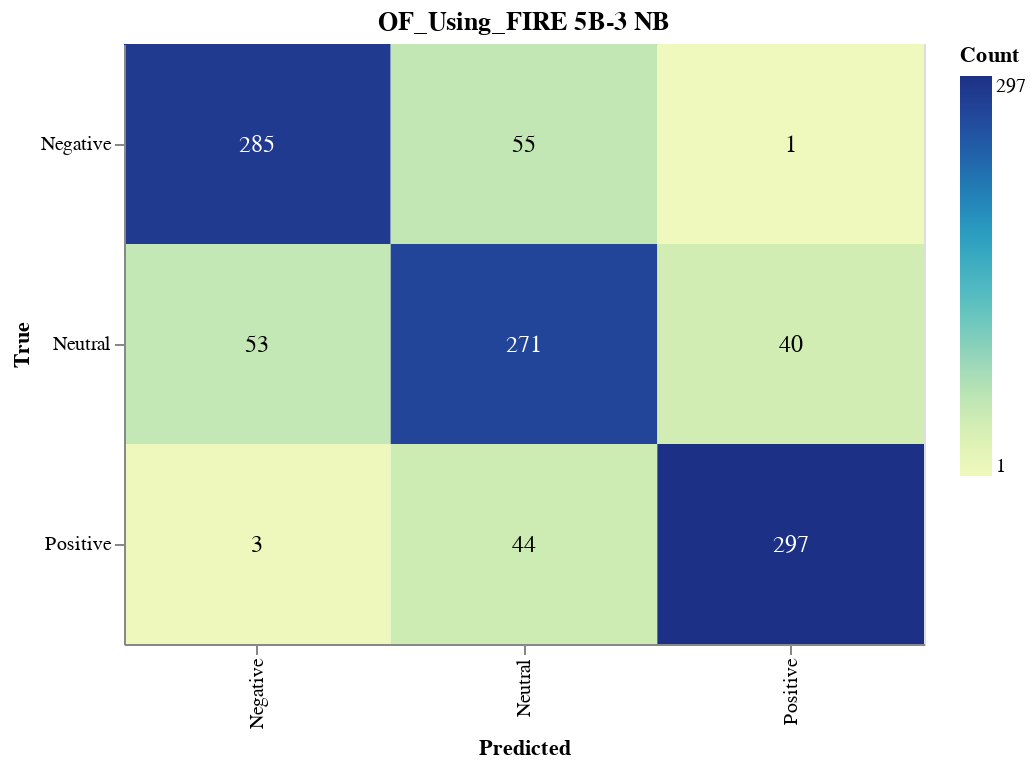

The notebook cell this image was saved under:
### Markdown cell above
#### Save Confusion Matrix

### Code cell
import altair as alt
import pandas as pd
from sklearn.metrics import confusion_matrix

# Calculate the confusion matrix
cm = confusion_matrix(true_labels, nb_validation_predictions)

# Define class names
class_names = ['Negative', 'Neutral', 'Positive']

# Convert confusion matrix to DataFrame
cm_df = pd.DataFrame(cm, index=class_names, columns=class_names).reset_index().melt(id_vars='index')
cm_df.columns = ['True', 'Predicted', 'Count']

# Ensure the order of categories
cm_df['True'] = pd.Categorical(cm_df['True'], categories=class_names, ordered=True)
cm_df['Predicted'] = pd.Categorical(cm_df['Predicted'], categories=class_names, ordered=True)

# Create the Altair plot
heatmap = alt.Chart(cm_df).mark_rect().encode(
    x=alt.X('Predicted:O', sort=class_names),
    y=alt.Y('True:O', sort=class_names),
    color='Count:Q',
    tooltip=['True', 'Predicted', 'Count']
).properties(
    width=400,
    height=300,
    title='OF_Using_FIRE 5B-3 NB'
)

# Add text labels
text = heatmap.mark_text(
    align='center',
    baseline='middle',
    fontSize=12
).encode(
    text='Count:Q',
    color=alt.condition(
        alt.datum.Count > cm.max() / 2,
        alt.value('white'),
        alt.value('black')
    )
)

# Combine heatmap and text
final_chart = heatmap + text

# Display the plot
final_chart.show()

### Figure 1 — Vega-Lite specification as saved in the notebook (floating-point values rounded to 4 significant figures)
{"config": {"view": {"continuousWidth": 300, "continuousHeight": 300}}, "layer": [{"mark": {"type": "rect"}, "encoding": {"color": {"field": "Count", "type": "quantitative"}, "tooltip": [{"field": "True", "type": "ordinal"}, {"field": "Predicted", "type": "ordinal"}, {"field": "Count", "type": "quantitative"}], "x": {"field": "Predicted", "sort": ["Negative", "Neutral", "Positive"], "type": "ordinal"}, "y": {"field": "True", "sort": ["Negative", "Neutral", "Positive"], "type": "ordinal"}}, "title": "OF_Using_FIRE 5B-3 NB"}, {"mark": {"type": "text", "align": "center", "baseline": "middle", "fontSize": 12}, "encoding": {"color": {"condition": {"test": "(datum.Count > 148.5)", "value": "white"}, "value": "black"}, "text": {"field": "Count", "type": "quantitative"}, "tooltip": [{"field": "True", "type": "ordinal"}, {"field": "Predicted", "type": "ordinal"}, {"field": "Count", "type": "quantitative"}], "x": {"field": "Predicted", "sort": ["Negative", "Neutral", "Positive"], "type": "ordinal"}, "y": {"field": "True", "sort": ["Negative", "Neutral", "Positive"], "type": "ordinal"}}, "title": "OF_Using_FIRE 5B-3 NB"}], "data": {"name": "data-4f7a18bc9042d0e7d57a86304062e4ec"}, "height": 300, "width": 400, "$schema": "https://vega.github.io/schema/vega-lite/v5.17.0.json", "datasets": {"data-4f7a18bc9042d0e7d57a86304062e4ec": [{"True": "Negative", "Predicted": "Negative", "Count": 285}, {"True": "Neutral", "Predicted": "Negative", "Count": 53}, {"True": "Positive", "Predicted": "Negative", "Count": 3}, {"True": "Negative", "Predicted": "Neutral", "Count": 55}, {"True": "Neutral", "Predicted": "Neutral", "Count": 271}, {"True": "Positive", "Predicted": "Neutral", "Count": 44}, {"True": "Negative", "Predicted": "Positive", "Count": 1}, {"True": "Neutral", "Predicted": "Positive", "Count": 40}, {"True": "Positive", "Predicted": "Positive", "Count": 297}]}}
